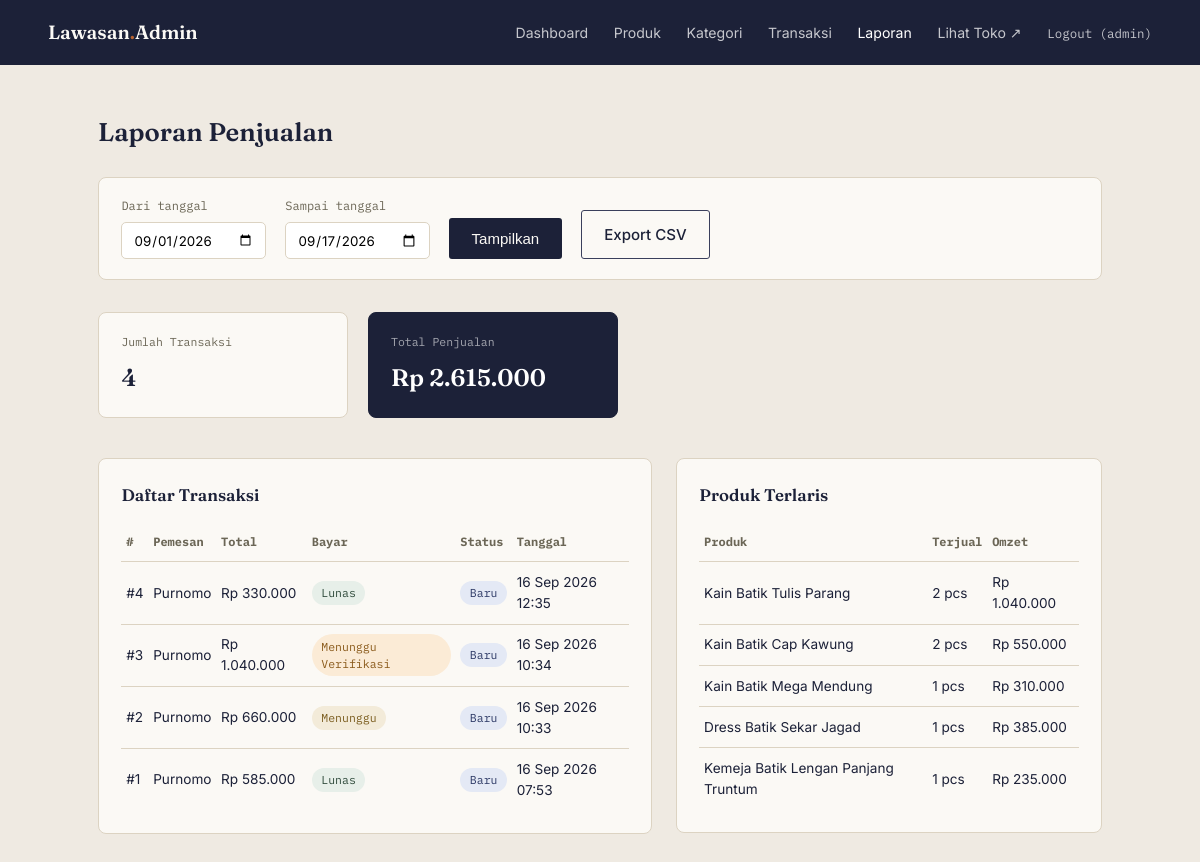
Page /admin/laporan.php (signed in) on the committed database.
### tables this page shows
CREATE TABLE `pesanan` (
  `id` int(11) NOT NULL,
  `pelanggan_id` int(11) DEFAULT NULL,
  `nama_pemesan` varchar(120) NOT NULL,
  `email` varchar(150) NOT NULL,
  `telepon` varchar(30) NOT NULL,
  `alamat` text NOT NULL,
  `catatan` text DEFAULT NULL,
  `total` decimal(12,2) NOT NULL DEFAULT 0.00,
  `status` enum('baru','diproses','selesai') DEFAULT 'baru',
  `metode_pembayaran` enum('transfer_bank','cod') NOT NULL DEFAULT 'transfer_bank',
  `status_pembayaran` enum('menunggu','menunggu_verifikasi','lunas','ditolak') NOT NULL DEFAULT 'menunggu',
  `bukti_bayar` varchar(255) DEFAULT NULL,
  `dibuat_pada` timestamp NULL DEFAULT current_timestamp()
);

### includes/helpers.php (called while the page is built, shortened)
<?php
function rupiah(float $angka): string
{
    return 'Rp ' . number_format($angka, 0, ',', '.');
}

### admin/laporan.php (the view, shortened to what this page needs)
<?php
require_once '../config/database.php';
require_once '../includes/helpers.php';
$mulai   = $_GET['mulai']   ?? date('Y-m-01');
$selesai = $_GET['selesai'] ?? date('Y-m-d');
$stmt = $pdo->prepare("
    SELECT * FROM pesanan
    WHERE DATE(dibuat_pada) BETWEEN :mulai AND :selesai
    ORDER BY dibuat_pada DESC
");
$stmt->execute([':mulai' => $mulai, ':selesai' => $selesai]);
$pesananList = $stmt->fetchAll();
$totalPeriode = array_sum(array_column($pesananList, 'total'));
$jumlahTransaksi = count($pesananList);
$stmtTerlaris = $pdo->prepare("
    SELECT pi.nama_produk, SUM(pi.jumlah) AS total_terjual, SUM(pi.subtotal) AS total_omzet
    FROM pesanan_item pi
    JOIN pesanan p ON p.id = pi.pesanan_id
    WHERE DATE(p.dibuat_pada) BETWEEN :mulai AND :selesai
    GROUP BY pi.nama_produk
    ORDER BY total_terjual DESC
    LIMIT 5
");
$stmtTerlaris->execute([':mulai' => $mulai, ':selesai' => $selesai]);
$produkTerlaris = $stmtTerlaris->fetchAll();
require_once 'includes/admin_header.php';
?>
<main class="admin-main">
  <h1>Laporan Penjualan</h1>
  <form class="report-filter" method="get">
    <div>
      <label for="mulai">Dari tanggal</label>
      <input type="date" id="mulai" name="mulai" value="<?= htmlspecialchars($mulai) ?>">
    </div>
    <div>
      <label for="selesai">Sampai tanggal</label>
      <input type="date" id="selesai" name="selesai" value="<?= htmlspecialchars($selesai) ?>">
    </div>
    <button type="submit" class="btn btn--solid">Tampilkan</button>
    <a href="laporan_export.php?mulai=<?= urlencode($mulai) ?>&selesai=<?= urlencode($selesai) ?>" class="btn btn--ghost">Export CSV</a>
  </form>
  <div class="stat-grid stat-grid--report">
    <div class="stat-card">
      <p class="stat-card__label">Jumlah Transaksi</p>
      <p class="stat-card__value"><?= $jumlahTransaksi ?></p>
    </div>
    <div class="stat-card stat-card--accent">
      <p class="stat-card__label">Total Penjualan</p>
      <p class="stat-card__value"><?= rupiah($totalPeriode) ?></p>
    </div>
  </div>
  <div class="dashboard-grid">
    <section class="dashboard-panel">
      <div class="dashboard-panel__head"><h2>Daftar Transaksi</h2></div>
      <?php if (empty($pesananList)): ?>
        <p class="empty-state">Tidak ada transaksi pada rentang tanggal ini.</p>
      <?php else: ?>
        <table class="admin-table">
          <thead><tr><th>#</th><th>Pemesan</th><th>Total</th><th>Bayar</th><th>Status</th><th>Tanggal</th></tr></thead>
          <tbody>
            <?php foreach ($pesananList as $p): ?>
              <tr>
                <td>#<?= $p['id'] ?></td>
                <td><?= htmlspecialchars($p['nama_pemesan']) ?></td>
                <td><?= rupiah($p['total']) ?></td>
                <td><span class="badge-status badge-status--<?= htmlspecialchars($p['status_pembayaran']) ?>"><?= str_replace('_', ' ', $p['status_pembayaran']) ?></span></td>
                <td><span class="badge-status badge-status--<?= htmlspecialchars($p['status']) ?>"><?= htmlspecialchars($p['status']) ?></span></td>
                <td><?= date('d M Y H:i', strtotime($p['dibuat_pada'])) ?></td>
              </tr>
            <?php endforeach; ?>
          </tbody>
        </table>
      <?php endif; ?>
    </section>
    <section class="dashboard-panel">
      <div class="dashboard-panel__head"><h2>Produk Terlaris</h2></div>
      <?php if (empty($produkTerlaris)): ?>
        <p class="empty-state">Belum ada data penjualan pada periode ini.</p>
      <?php else: ?>
        <table class="admin-table">
          <thead><tr><th>Produk</th><th>Terjual</th><th>Omzet</th></tr></thead>
          <tbody>
            <?php foreach ($produkTerlaris as $t): ?>
              <tr>
                <td><?= htmlspecialchars($t['nama_produk']) ?></td>
                <td><?= (int) $t['total_terjual'] ?> pcs</td>
                <td><?= rupiah($t['total_omzet']) ?></td>
              </tr>
            <?php endforeach; ?>
          </tbody>
        </table>
      <?php endif; ?>
    </section>
  </div>
</main>
<?php require_once 'includes/admin_footer.php'; ?>

### assets/css/style.css (style rules this page uses)
:root { --paper: #EFEAE2; --paper-line: #DCD3C2; --ink: #1C2138; --ink-soft: #3A3F5C; --rust: #B8622E; --sage: #52735F; --muted: #6B6656; --white: #FBF9F5; --font-display: "Fraunces", serif; --font-body: "Inter", sans-serif; --font-mono: "IBM Plex Mono", monospace; --maxw: 1120px; }
* { box-sizing:border-box; }
html { scroll-behavior:smooth; }
body { margin:0; background:var(--paper); color:var(--ink); font-family:var(--font-body); line-height:1.55; }
a { color:inherit; }
h1,h2,h3 { font-family:var(--font-display); font-weight:600; margin:0; }
.btn { display:inline-flex; align-items:center; padding:.75rem 1.4rem; font-size:.94rem; font-weight:500; text-decoration:none; border-radius:3px; border:none; cursor:pointer; transition:transform .15s ease, background .15s ease, color .15s ease; }
.btn--solid { background:var(--ink); color:var(--white); }
.btn--ghost { border:1px solid var(--ink-soft); background:transparent; color:var(--ink); }
.badge-status { padding:.2rem .6rem; border-radius:999px; font-family:var(--font-mono); font-size:.72rem; text-transform:capitalize; display:inline-block; }
.badge-status--baru { background:#E4E9F5; color:#2E3A66; }
.badge-status--menunggu { background:#F3EBD9; color:#7A5C1E; }
.badge-status--menunggu_verifikasi { background:#FBEBD6; color:#8A5A1B; }
.badge-status--lunas { background:#E7EFE9; color:#2F4A3B; }

### admin/assets/admin.css (style rules this page uses)
.admin-body { background:var(--paper); min-height:100vh; }
.admin-main { max-width:1100px; margin:0 auto; padding:clamp(2rem,5vw,3rem) clamp(1.25rem,5vw,3rem); }
.admin-main h1 { font-size:1.6rem; margin-bottom:1.5rem; }
.admin-table { width:100%; border-collapse:collapse; font-size:.9rem; }
.admin-table th { text-align:left; font-family:var(--font-mono); font-size:.75rem; color:var(--muted); padding:.9rem 1rem; border-bottom:1px solid var(--paper-line); }
.admin-table td { padding:.7rem 1rem; border-bottom:1px solid var(--paper-line); vertical-align:middle; }
.admin-table tr:last-child td { border-bottom:none; }
.stat-grid { display:grid; grid-template-columns:repeat(4,1fr); gap:1.2rem; margin-bottom:2.5rem; }
.stat-grid--report { grid-template-columns:repeat(2,1fr); max-width:520px; }
.stat-card { background:var(--white); border:1px solid var(--paper-line); border-radius:8px; padding:1.3rem 1.4rem; }
.stat-card--accent { background:var(--ink); border-color:var(--ink); }
.stat-card--accent .stat-card__label { color:rgba(255,255,255,.6); }
.stat-card--accent .stat-card__value { color:#fff; }
.stat-card__label { font-family:var(--font-mono); font-size:.72rem; color:var(--muted); margin:0 0 .5rem; }
.stat-card__value { font-family:var(--font-display); font-size:1.5rem; font-weight:600; margin:0; color:var(--ink); }
.dashboard-grid { display:grid; grid-template-columns:1.3fr 1fr; gap:1.5rem; align-items:start; }
.dashboard-panel { background:var(--white); border:1px solid var(--paper-line); border-radius:8px; padding:1.4rem; }
.dashboard-panel__head { display:flex; justify-content:space-between; align-items:center; margin-bottom:1rem; }
.dashboard-panel__head h2 { font-size:1.05rem; }
.dashboard-panel .admin-table { font-size:.85rem; }
.dashboard-panel .admin-table th, .dashboard-panel .admin-table td { padding:.6rem .3rem; }
.badge-status { padding:.2rem .6rem; border-radius:999px; font-family:var(--font-mono); font-size:.72rem; text-transform:capitalize; }
.badge-status--baru { background:#E4E9F5; color:#2E3A66; }
.badge-status--menunggu { background:#F3EBD9; color:#7A5C1E; }
.badge-status--menunggu_verifikasi { background:#FBEBD6; color:#8A5A1B; }
.badge-status--lunas { background:#E7EFE9; color:#2F4A3B; }
.report-filter { display:flex; flex-wrap:wrap; align-items:end; gap:1.2rem; margin-bottom:2rem; background:var(--white); border:1px solid var(--paper-line); border-radius:8px; padding:1.2rem 1.4rem; }
.report-filter label { display:block; font-family:var(--font-mono); font-size:.75rem; color:var(--muted); margin-bottom:.4rem; }
.report-filter input { font-family:var(--font-body); padding:.55rem .7rem; border:1px solid var(--paper-line); border-radius:5px; }

### rows in the picture
pesanan: id "4", nama_pemesan "Purnomo", total "Rp 330.000", status_pembayaran "Lunas", status "Baru", dibuat_pada "16 Sep 2026 12:35"
pesanan: id "3", nama_pemesan "Purnomo", total "Rp 1.040.000", status_pembayaran "Menunggu Verifikasi", status "Baru", dibuat_pada "16 Sep 2026 10:34"
pesanan: id "2", nama_pemesan "Purnomo", total "Rp 660.000", status_pembayaran "Menunggu", status "Baru", dibuat_pada "16 Sep 2026 10:33"
pesanan: id "1", nama_pemesan "Purnomo", total "Rp 585.000", status_pembayaran "Lunas", status "Baru", dibuat_pada "16 Sep 2026 07:53"

### other values in the picture
$_SESSION['admin_username'] "admin"
$jumlahTransaksi "4"
rupiah($totalPeriode) "Rp 2.615.000"
$t['nama_produk'] "Kain Batik Tulis Parang"
$t['total_terjual'] "2"
rupiah($t['total_omzet']) "Rp 1.040.000"
$t['nama_produk'] "Kain Batik Cap Kawung"
rupiah($t['total_omzet']) "Rp 550.000"
$t['nama_produk'] "Kain Batik Mega Mendung"
$t['total_terjual'] "1"
rupiah($t['total_omzet']) "Rp 310.000"
$t['nama_produk'] "Dress Batik Sekar Jagad"
rupiah($t['total_omzet']) "Rp 385.000"
$t['nama_produk'] "Kemeja Batik Lengan Panjang Truntum"
rupiah($t['total_omzet']) "Rp 235.000"
